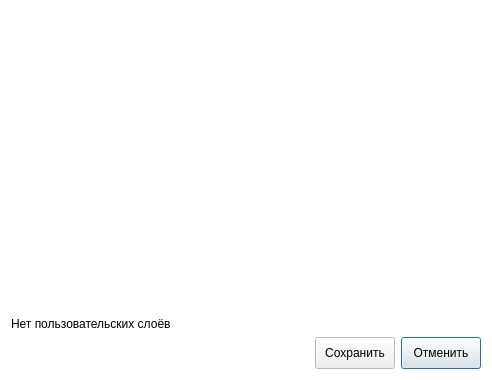
<?xml version="1.0" encoding="UTF-8"?>
<ui version="4.0">
 <class>SaveDocument</class>
 <widget class="QWidget" name="SaveDocument">
  <property name="geometry">
   <rect>
    <x>0</x>
    <y>0</y>
    <width>492</width>
    <height>380</height>
   </rect>
  </property>
  <property name="palette">
   <palette>
    <active>
     <colorrole role="Base">
      <brush brushstyle="SolidPattern">
       <color alpha="255">
        <red>255</red>
        <green>255</green>
        <blue>255</blue>
       </color>
      </brush>
     </colorrole>
     <colorrole role="Window">
      <brush brushstyle="SolidPattern">
       <color alpha="255">
        <red>255</red>
        <green>255</green>
        <blue>255</blue>
       </color>
      </brush>
     </colorrole>
    </active>
    <inactive>
     <colorrole role="Base">
      <brush brushstyle="SolidPattern">
       <color alpha="255">
        <red>255</red>
        <green>255</green>
        <blue>255</blue>
       </color>
      </brush>
     </colorrole>
     <colorrole role="Window">
      <brush brushstyle="SolidPattern">
       <color alpha="255">
        <red>255</red>
        <green>255</green>
        <blue>255</blue>
       </color>
      </brush>
     </colorrole>
    </inactive>
    <disabled>
     <colorrole role="Base">
      <brush brushstyle="SolidPattern">
       <color alpha="255">
        <red>255</red>
        <green>255</green>
        <blue>255</blue>
       </color>
      </brush>
     </colorrole>
     <colorrole role="Window">
      <brush brushstyle="SolidPattern">
       <color alpha="255">
        <red>255</red>
        <green>255</green>
        <blue>255</blue>
       </color>
      </brush>
     </colorrole>
    </disabled>
   </palette>
  </property>
  <property name="windowTitle">
   <string>Сохранение документа</string>
  </property>
  <layout class="QVBoxLayout" name="verticalLayout">
   <item>
    <widget class="QWidget" name="wlayers" native="true">
     <property name="sizePolicy">
      <sizepolicy hsizetype="Preferred" vsizetype="Expanding">
       <horstretch>0</horstretch>
       <verstretch>0</verstretch>
      </sizepolicy>
     </property>
    </widget>
   </item>
   <item>
    <widget class="QLabel" name="info">
     <property name="text">
      <string>Нет пользовательских слоёв</string>
     </property>
    </widget>
   </item>
   <item>
    <layout class="QHBoxLayout" name="horizontalLayout">
     <item>
      <spacer name="horizontalSpacer">
       <property name="orientation">
        <enum>Qt::Horizontal</enum>
       </property>
       <property name="sizeHint" stdset="0">
        <size>
         <width>40</width>
         <height>20</height>
        </size>
       </property>
      </spacer>
     </item>
     <item>
      <widget class="QPushButton" name="saveButton">
       <property name="minimumSize">
        <size>
         <width>0</width>
         <height>32</height>
        </size>
       </property>
       <property name="text">
        <string>Сохранить</string>
       </property>
       <property name="autoDefault">
        <bool>true</bool>
       </property>
      </widget>
     </item>
     <item>
      <widget class="QPushButton" name="cancelButton">
       <property name="minimumSize">
        <size>
         <width>0</width>
         <height>32</height>
        </size>
       </property>
       <property name="text">
        <string>Отменить</string>
       </property>
       <property name="default">
        <bool>true</bool>
       </property>
      </widget>
     </item>
    </layout>
   </item>
  </layout>
 </widget>
 <resources/>
 <connections/>
</ui>
